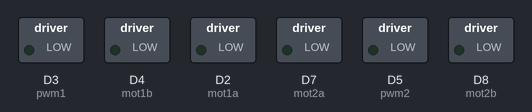
A sketch run on a simulated ESP8266 (NodeMCU). On the bench: switched loads named in the sketch (green lamp = pin HIGH).

Above: at 0.1 s.
At 0.6 s:
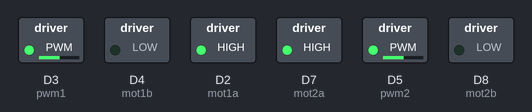
At 2.6 s:
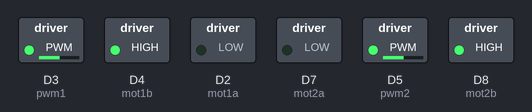
Timing chart, 0 to 5.0 s (numbered marks = the images above):
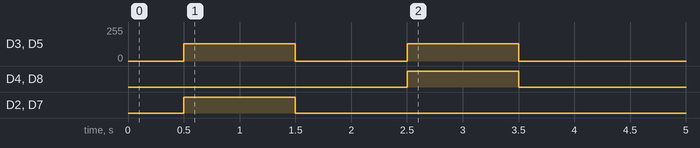

The sketch:

MotorTestL293D.ino
```cpp
/*
 * MotorTestL293D.ino
 *
 * 22-12-2024 by madpl (Bogdan K.)
 */
#define MOTORTEST 1
#define STOPPED 0

bool MOVE = true;
const int SPEED = 130;

// motor 1
const int mot1a = D2;
const int mot1b = D4;
const int pwm1 = D3;

// motor 2
const int mot2a = D7;
const int mot2b = D8;
const int pwm2 = D5;


void setup(void)
{
  pinMode(mot1a, OUTPUT);
  pinMode(mot1b, OUTPUT);
  pinMode(pwm1, OUTPUT);
  analogWrite(pwm1, STOPPED);
  digitalWrite(mot1a, LOW);
  digitalWrite(mot1b, LOW);

  pinMode(mot2a, OUTPUT);
  pinMode(mot2b, OUTPUT);
  pinMode(pwm2, OUTPUT);
  analogWrite(pwm2, STOPPED);
  digitalWrite(mot2a, LOW);
  digitalWrite(mot2b, LOW);
}


void stop(void)
{
  analogWrite(pwm1, STOPPED);
  digitalWrite(mot1a, LOW);
  digitalWrite(mot1b, LOW);

  analogWrite(pwm2, STOPPED);
  digitalWrite(mot2a, LOW);
  digitalWrite(mot2b, LOW);
}


void forward(int pwm)
{
  analogWrite(pwm1, pwm);
  digitalWrite(mot1b, LOW);
  digitalWrite(mot1a, HIGH);

  analogWrite(pwm2, pwm);
  digitalWrite(mot2b, LOW);
  digitalWrite(mot2a, HIGH);
}


void backward(int pwm)
{
  analogWrite(pwm1, pwm);
  digitalWrite(mot1a, LOW);
  digitalWrite(mot1b, HIGH);

  analogWrite(pwm2, pwm);
  digitalWrite(mot2a, LOW);
  digitalWrite(mot2b, HIGH);
}


void loop(void)
{
  stop();
  delay(500);

  if(MOVE)
  {
    forward(SPEED);
    delay(1000);

    stop();
    delay(1000);

    backward(SPEED);
    delay(1000);
    MOVE = false;
  }

  stop();
}
```

Measured:
- by itself, D3 (pwm1), D5 (pwm2): alternates 130/255 for 1.0 s and 0/255 for 1.0 s, 4 changes in all, then stays 0/255
- by itself, D4 (mot1b), D8 (mot2b): LOW → HIGH at 2.5 s, → LOW 1.0 s later
- by itself, D2 (mot1a), D7 (mot2a): LOW → HIGH at 0.50 s, → LOW 1.0 s later
